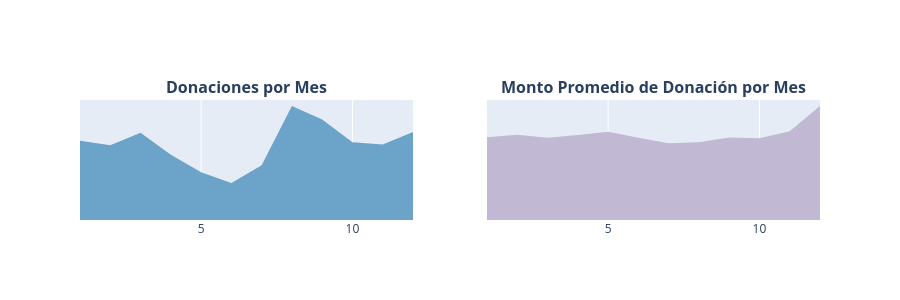

Write notebook code for a chart like this one.
### Markdown cell above
> - Desde el año **2012**, el número de donaciones en DonorsChoose ha aumentado de manera regular. Con aproximadamente **150 donaciones** recibidas en 2012, DonorsChoose recibió cerca de **1.1 Millón de donaciones** en el año **2017**.
> - El monto más alto recibido en 2017 fue de **USD 31,856**, el cual fue recibido de un donante de **Lafayette, Colorado**. Esta donación fue recibida el **2 de marzo de 2017**.
> - En el mismo año, un número gigantesco de donaciones fue recibido de un donante de **Manhattan Beach, California**, quien realizó **13,751 donaciones**.
> - El monto promedio de donación recibido por año es cercano a **USD 60**, mientras que fue más alto en el año inicial, es decir, **2012**, igual a **USD 166**.

### Donaciones por Mes

- *3.4.3* Número de Donaciones por Mes
- *3.4.4* Promedio de Donaciones por Mes

### Code cell
from plotly.subplots import make_subplots
import plotly.graph_objs as go
from plotly.offline import iplot

# Resumen de donaciones por mes
t2 = donations_df.groupby(['Donation Month']).agg({
    'Donation Year': 'count',
    'Donation Amount': 'mean'
}).reset_index().rename(columns={
    'Donation Year': 'Total Donations',
    'Donation Amount': 'Average Amount'
})

x = t2['Donation Month']
y1 = t2['Total Donations']
y2 = t2['Average Amount']

# --- CAMBIO DE COLORES AQUÍ ---
# Color 1: Azul cielo intenso (#6BA3C9) para Donaciones por Mes
# Color 2: Lila suave (#C1B8D3) para Monto Promedio

# Gráfica del número de donaciones
trace1 = go.Scatter(
    x=x,
    y=y1,
    fill='tozeroy',
    fillcolor='#6BA3C9',  # <--- CAMBIADO de '#fcc45f' a Azul cielo intenso
    mode='none'
)

# Gráfica del monto promedio de donación
trace2 = go.Scatter(
    x=x,
    y=y2,
    fill='tozeroy',
    fillcolor='#C1B8D3',  # <--- CAMBIADO de '#e993f9' a Lila suave
    mode='none'
)

# Crear subgráficas
fig = make_subplots(
    rows=1,
    cols=2,
    subplot_titles=(
        "<b>Donaciones por Mes</b>",
        "<b>Monto Promedio de Donación por Mes</b>"
    )
)

fig.add_trace(trace1, row=1, col=1)
fig.add_trace(trace2, row=1, col=2)

# Configuración del diseño
fig.update_layout(
    height=300,
    showlegend=False
)

# Configuración del eje Y de la primera gráfica
fig.update_yaxes(
    showgrid=False,
    zeroline=False,
    showline=False,
    ticks='',
    showticklabels=False,
    row=1,
    col=1
)

# Configuración del eje Y de la segunda gráfica
fig.update_yaxes(
    showgrid=False,
    zeroline=False,
    showline=False,
    ticks='',
    showticklabels=False,
    row=1,
    col=2
)

iplot(fig)

### Figure 1 — Plotly figure (JSON) as saved in the notebook; plotly's stock layout.template omitted (floating-point values rounded to 4 significant figures)
{"data": [{"fill": "tozeroy", "fillcolor": "#6BA3C9", "mode": "none", "type": "scatter", "x": [1, 2, 3, 4, 5, 6, 7, 8, 9, 10, 11, 12], "xaxis": "x", "y": [4400, 4150, 4838, 3613, 2641, 2051, 3033, 6320, 5578, 4309, 4185, 4882], "yaxis": "y"}, {"fill": "tozeroy", "fillcolor": "#C1B8D3", "mode": "none", "type": "scatter", "x": [1, 2, 3, 4, 5, 6, 7, 8, 9, 10, 11, 12], "xaxis": "x2", "y": [59.11, 60.88, 58.65, 60.61, 62.9, 58.77, 54.77, 55.53, 58.83, 58.37, 63.39, 81.35], "yaxis": "y2"}], "layout": {"annotations": [{"font": {"size": 16}, "showarrow": false, "text": "<b>Donaciones por Mes</b>", "x": 0.225, "xanchor": "center", "xref": "paper", "y": 1, "yanchor": "bottom", "yref": "paper"}, {"font": {"size": 16}, "showarrow": false, "text": "<b>Monto Promedio de Donación por Mes</b>", "x": 0.775, "xanchor": "center", "xref": "paper", "y": 1, "yanchor": "bottom", "yref": "paper"}], "height": 300, "showlegend": false, "xaxis": {"anchor": "y", "domain": [0, 0.45]}, "xaxis2": {"anchor": "y2", "domain": [0.55, 1]}, "yaxis": {"anchor": "x", "domain": [0, 1], "showgrid": false, "showline": false, "showticklabels": false, "ticks": "", "zeroline": false}, "yaxis2": {"anchor": "x2", "domain": [0, 1], "showgrid": false, "showline": false, "showticklabels": false, "ticks": "", "zeroline": false}}}
